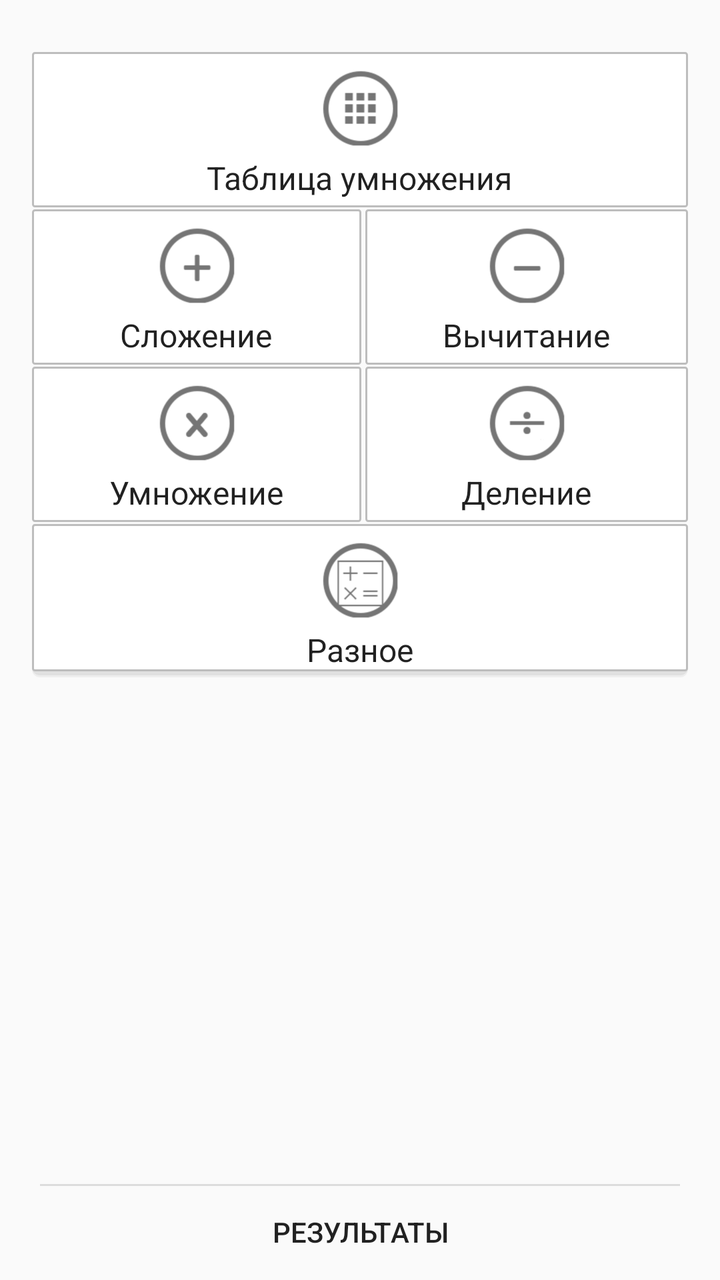
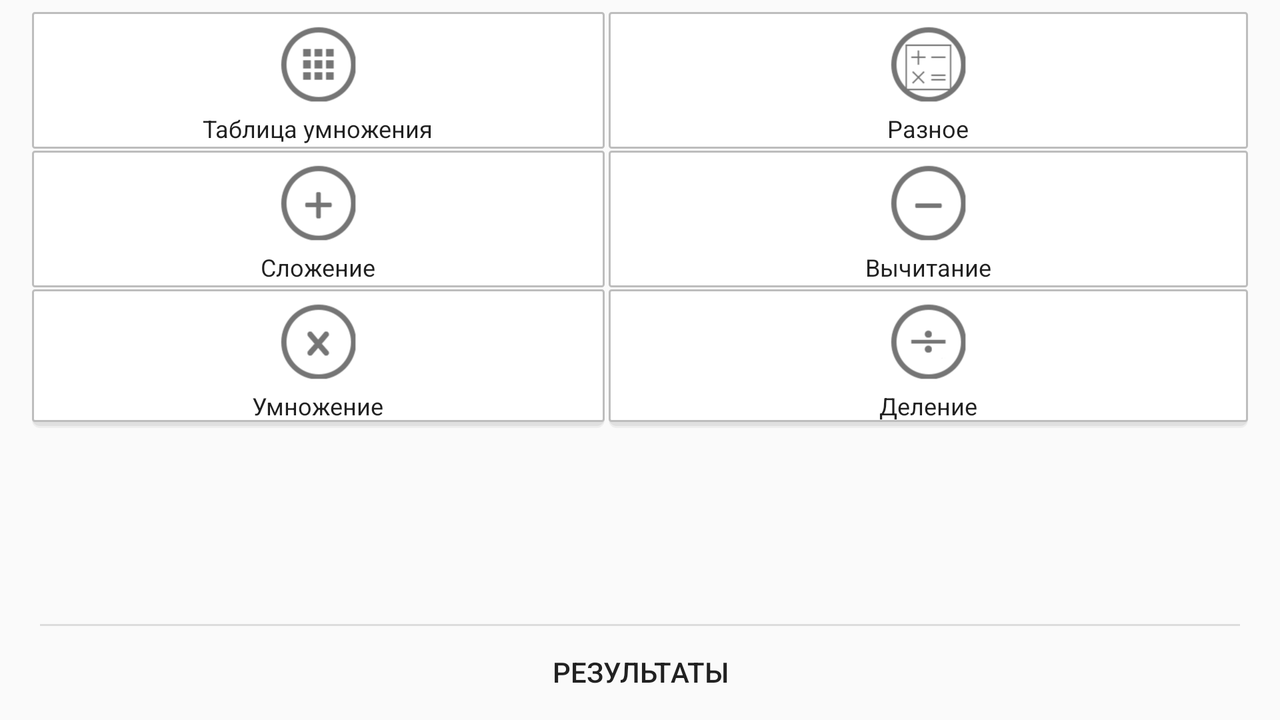

An Android layout and its configuration variant, each rendered on a device that would load it. The default file and the variant file are quoted in full after the pictures.
<!-- AndroidManifest.xml: application theme AppTheme -->
<!-- res/layout/activity_my.xml -->
<LinearLayout xmlns:android="http://schemas.android.com/apk/res/android"
    xmlns:tools="http://schemas.android.com/tools"
    android:layout_width="match_parent"
    android:layout_height="match_parent"
    android:background="@color/gray_50"
    android:orientation="vertical"
    android:paddingLeft="@dimen/activity_horizontal_margin"
    android:paddingRight="@dimen/activity_horizontal_margin"
    android:paddingTop="@dimen/activity_vertical_margin"
    tools:context=".MyActivity">

    <TableLayout
        android:layout_width="fill_parent"
        android:layout_height="wrap_content"
        android:layout_gravity="center_horizontal"
        android:layout_marginTop="@dimen/margin_ten">

        <TableRow>

            <RelativeLayout xmlns:android="http://schemas.android.com/apk/res/android"
                android:id="@+id/training_table_multiplication"
                android:layout_width="match_parent"
                android:layout_height="wrap_content"
                android:layout_span="2"
                android:layout_weight="1"
                android:background="@drawable/layout_training"
                android:onClick="startActivity"
                android:orientation="vertical">

                <ImageView
                    android:id="@+id/image_table_multiplication"
                    android:layout_width="wrap_content"
                    android:layout_height="wrap_content"
                    android:layout_alignParentTop="true"
                    android:layout_centerHorizontal="true"
                    android:layout_marginTop="@dimen/margin_four"
                    android:src="@mipmap/table" />

                <TextView
                    android:layout_width="wrap_content"
                    android:layout_height="wrap_content"
                    android:layout_below="@+id/image_table_multiplication"
                    android:layout_centerHorizontal="true"
                    android:text="@string/title_table_multiplication"
                    android:textColor="@color/primary_text_default_material_light"
                    android:layout_marginBottom="@dimen/margin_four"
                    android:textSize="@dimen/text_size_sixteen" />
            </RelativeLayout>
        </TableRow>

        <TableRow
            android:layout_width="match_parent"
            android:layout_height="match_parent"
            android:layout_marginTop="1dp">

            <RelativeLayout xmlns:android="http://schemas.android.com/apk/res/android"
                android:id="@+id/training_sum"
                android:layout_width="match_parent"
                android:layout_height="wrap_content"
                android:layout_marginRight="1dp"
                android:layout_span="1"
                android:layout_weight="1"
                android:background="@drawable/layout_training"
                android:onClick="startActivity"
                android:orientation="vertical">

                <ImageView
                    android:id="@+id/image_sum"
                    android:layout_width="wrap_content"
                    android:layout_height="wrap_content"
                    android:layout_alignParentTop="true"
                    android:layout_centerHorizontal="true"
                    android:layout_marginTop="@dimen/margin_four"
                    android:src="@mipmap/plus_sign" />

                <TextView
                    android:layout_width="wrap_content"
                    android:layout_height="wrap_content"
                    android:layout_below="@+id/image_sum"
                    android:layout_centerHorizontal="true"
                    android:layout_marginBottom="@dimen/margin_four"
                    android:text="@string/title_sum"
                    android:textColor="@color/primary_text_default_material_light"
                    android:textSize="@dimen/text_size_sixteen" />
            </RelativeLayout>

            <RelativeLayout xmlns:android="http://schemas.android.com/apk/res/android"
                android:id="@+id/training_subtraction"
                android:layout_width="match_parent"
                android:layout_height="wrap_content"
                android:layout_marginLeft="1dp"
                android:layout_span="1"
                android:layout_weight="1"
                android:background="@drawable/layout_training"
                android:onClick="startActivity"
                android:orientation="vertical">

                <ImageView
                    android:id="@+id/image_subtraction"
                    android:layout_width="wrap_content"
                    android:layout_height="wrap_content"
                    android:layout_centerHorizontal="true"
                    android:layout_marginTop="@dimen/margin_four"
                    android:src="@mipmap/minus" />

                <TextView
                    android:layout_width="wrap_content"
                    android:layout_height="wrap_content"
                    android:layout_below="@+id/image_subtraction"
                    android:layout_centerHorizontal="true"
                    android:layout_marginBottom="@dimen/margin_four"
                    android:text="@string/title_subtraction"
                    android:textColor="@color/primary_text_default_material_light"
                    android:textSize="@dimen/text_size_sixteen" />
            </RelativeLayout>
        </TableRow>

        <TableRow
            android:layout_width="match_parent"
            android:layout_height="match_parent"
            android:layout_marginTop="1dp">

            <RelativeLayout xmlns:android="http://schemas.android.com/apk/res/android"
                android:id="@+id/training_multiplication"
                android:layout_width="match_parent"
                android:layout_height="wrap_content"
                android:layout_marginRight="1dp"
                android:layout_span="1"
                android:layout_weight="1"
                android:background="@drawable/layout_training"
                android:onClick="startActivity"
                android:orientation="vertical">

                <ImageView
                    android:id="@+id/image_multiplication"
                    android:layout_width="wrap_content"
                    android:layout_height="wrap_content"
                    android:layout_alignParentTop="true"
                    android:layout_centerHorizontal="true"
                    android:layout_marginTop="@dimen/margin_four"
                    android:src="@mipmap/multiplication" />

                <TextView
                    android:layout_width="wrap_content"
                    android:layout_height="wrap_content"
                    android:layout_below="@+id/image_multiplication"
                    android:layout_centerHorizontal="true"
                    android:layout_marginBottom="@dimen/margin_four"
                    android:text="@string/title_multiplication"
                    android:textColor="@color/primary_text_default_material_light"
                    android:textSize="@dimen/text_size_sixteen" />
            </RelativeLayout>

            <RelativeLayout xmlns:android="http://schemas.android.com/apk/res/android"
                android:id="@+id/training_division"
                android:layout_width="match_parent"
                android:layout_height="wrap_content"
                android:layout_marginLeft="1dp"
                android:layout_span="1"
                android:layout_weight="1"
                android:background="@drawable/layout_training"
                android:onClick="startActivity"
                android:orientation="vertical">

                <ImageView
                    android:id="@+id/image_division"
                    android:layout_width="wrap_content"
                    android:layout_height="wrap_content"
                    android:layout_alignParentTop="true"
                    android:layout_centerHorizontal="true"
                    android:layout_marginTop="@dimen/margin_four"
                    android:src="@mipmap/division" />

                <TextView
                    android:layout_width="wrap_content"
                    android:layout_height="wrap_content"
                    android:layout_below="@+id/image_division"
                    android:layout_centerHorizontal="true"
                    android:layout_marginBottom="@dimen/margin_four"
                    android:text="@string/title_division"
                    android:textColor="@color/primary_text_default_material_light"
                    android:textSize="@dimen/text_size_sixteen" />
            </RelativeLayout>
        </TableRow>

        <TableRow
            android:layout_width="match_parent"
            android:layout_height="match_parent"
            android:layout_marginTop="1dp">

            <RelativeLayout xmlns:android="http://schemas.android.com/apk/res/android"
                android:id="@+id/training_multi"
                android:layout_width="match_parent"
                android:layout_height="wrap_content"
                android:layout_span="2"
                android:layout_weight="1"
                android:background="@drawable/layout_training_shadow"
                android:onClick="startActivity"
                android:orientation="vertical">

                <ImageView
                    android:id="@+id/image_multi"
                    android:layout_width="wrap_content"
                    android:layout_height="wrap_content"
                    android:layout_alignParentTop="true"
                    android:layout_centerHorizontal="true"
                    android:layout_marginTop="@dimen/margin_four"
                    android:src="@mipmap/other" />

                <TextView
                    android:layout_width="wrap_content"
                    android:layout_height="wrap_content"
                    android:layout_below="@+id/image_multi"
                    android:layout_centerHorizontal="true"
                    android:layout_marginBottom="@dimen/margin_four"
                    android:text="@string/title_multi"
                    android:textColor="@color/primary_text_default_material_light"
                    android:textSize="@dimen/text_size_sixteen" />
            </RelativeLayout>
        </TableRow>
    </TableLayout>

    <RelativeLayout xmlns:android="http://schemas.android.com/apk/res/android"
        android:layout_width="match_parent"
        android:layout_height="match_parent"
        android:layout_alignParentBottom="true">

        <View
            android:layout_width="match_parent"
            android:layout_height="1dip"
            android:layout_alignTop="@+id/button_results"
            android:layout_marginLeft="4dip"
            android:layout_marginRight="4dip"
            android:background="?android:attr/dividerVertical" />

        <Button
            android:id="@+id/button_results"
            android:layout_width="match_parent"
            android:layout_height="wrap_content"
            android:layout_alignParentBottom="true"
            android:background="?android:attr/selectableItemBackground"
            android:onClick="startActivity"
            android:text="@string/title_results" />
    </RelativeLayout>
</LinearLayout>
<!-- resources referenced by this layout -->
<resources>
  <color name="gray_50">#FAFAFA</color>
  <dimen name="activity_horizontal_margin">16dp</dimen>
  <dimen name="activity_vertical_margin">16dp</dimen>
  <dimen name="margin_four">4dp</dimen>
  <dimen name="margin_ten">10dp</dimen>
  <dimen name="text_size_sixteen">16sp</dimen>
  <!-- drawable layout_training (drawable) -->
  <?xml version="1.0" encoding="utf-8"?>
  <selector xmlns:android="http://schemas.android.com/apk/res/android">
      <item android:state_pressed="false">
          <layer-list>
              
              <item>
                  <shape android:shape="rectangle">
                      <solid android:color="@android:color/white"/>
                      <corners android:radius="1dp"/>
                      <stroke android:width="1dp" android:color="@color/gray_400" />
                  </shape>
              </item>
          </layer-list>
      </item>
      
      <item android:state_pressed="true" >
          <layer-list>
              <item>
                  <shape android:shape="rectangle">
                      <corners android:radius="1dp"/>
                      <solid android:color="@color/gray_200"/>
                      <stroke android:width="1dp" android:color="@color/gray_400" />
                  </shape>
              </item>
          </layer-list>
      </item>
  </selector>
  <!-- drawable layout_training_shadow (drawable) -->
  <?xml version="1.0" encoding="utf-8"?>
  <selector xmlns:android="http://schemas.android.com/apk/res/android">
      <item android:state_pressed="false">
          <layer-list>
              
              <item android:bottom="1dp">
                  <shape android:shape="rectangle">
                      <solid android:color="@color/gray_200" />
                      <corners android:radius="4dp"/>
                  </shape>
              </item>
              <item android:bottom="2dp">
                  <shape android:shape="rectangle">
                      <solid android:color="@color/gray_300" />
                      <corners android:radius="4dp"/>
                  </shape>
              </item>
              
              <item android:bottom="4dp">
                  <shape android:shape="rectangle">
                      <solid android:color="@android:color/white"/>
                      <corners android:radius="1dp"/>
                      <stroke android:width="1dp" android:color="@color/gray_400" />
                  </shape>
              </item>
          </layer-list>
      </item>
      
      <item android:state_pressed="true" >
          <layer-list>
              <item>
                  <shape android:shape="rectangle">
                      <corners android:radius="1dp"/>
                      <solid android:color="@color/gray_200"/>
                      <stroke android:width="1dp" android:color="@color/gray_400" />
                  </shape>
              </item>
          </layer-list>
      </item>
  </selector>
  <!-- mipmap division: png bitmap (mipmap, 1205 bytes) -->
  <!-- mipmap minus: png bitmap (mipmap, 1123 bytes) -->
  <!-- mipmap multiplication: png bitmap (mipmap, 1275 bytes) -->
  <!-- mipmap other: png bitmap (mipmap, 1374 bytes) -->
  <!-- mipmap plus_sign: png bitmap (mipmap, 1195 bytes) -->
  <!-- mipmap table: png bitmap (mipmap, 1408 bytes) -->
  <string name="title_division">Деление</string>
  <string name="title_multi">Разное</string>
  <string name="title_multiplication">Умножение</string>
  <string name="title_results">РЕЗУЛЬТАТЫ</string>
  <string name="title_subtraction">Вычитание</string>
  <string name="title_sum">Сложение</string>
  <string name="title_table_multiplication">Таблица умножения</string>
  <style name="AppTheme" parent="Theme.AppCompat.Light">
  
      </style>
  <color name="gray_400">#BDBDBD</color>
  <color name="gray_200">#EEEEEE</color>
  <color name="gray_300">#E0E0E0</color>
</resources>
<!-- res/layout-land/activity_my.xml (the repository's variant of the layout above) -->
<!-- drawn on the phone turned sideways -->
<LinearLayout xmlns:android="http://schemas.android.com/apk/res/android"
    xmlns:tools="http://schemas.android.com/tools"
    android:layout_width="match_parent"
    android:layout_height="match_parent"
    android:background="@color/gray_50"
    android:orientation="vertical"
    android:paddingLeft="16dp"
    android:paddingRight="16dp"
    android:paddingTop="@dimen/margin_two"
    tools:context=".MyActivity">

    <TableLayout
        android:layout_width="fill_parent"
        android:layout_height="wrap_content"
        android:layout_gravity="center_horizontal"
        android:layout_marginTop="@dimen/margin_four">

        <TableRow>

            <RelativeLayout xmlns:android="http://schemas.android.com/apk/res/android"
                android:id="@+id/training_table_multiplication"
                android:layout_width="wrap_content"
                android:layout_height="wrap_content"
                android:layout_marginRight="@dimen/margin_one"
                android:layout_span="1"
                android:layout_weight="2"
                android:background="@drawable/layout_training"
                android:onClick="startActivity"
                android:orientation="vertical">

                <ImageView
                    android:id="@+id/image_table_multiplication"
                    android:layout_width="wrap_content"
                    android:layout_height="wrap_content"
                    android:layout_alignParentTop="true"
                    android:layout_centerHorizontal="true"
                    android:layout_marginTop="@dimen/margin_two"
                    android:src="@mipmap/table" />

                <TextView
                    android:layout_width="wrap_content"
                    android:layout_height="wrap_content"
                    android:layout_below="@+id/image_table_multiplication"
                    android:layout_centerHorizontal="true"
                    android:layout_marginBottom="@dimen/margin_two"
                    android:text="@string/title_table_multiplication"
                    android:textColor="@color/primary_text_default_material_light"
                    android:textSize="@dimen/text_size_twelve" />
            </RelativeLayout>

            <RelativeLayout xmlns:android="http://schemas.android.com/apk/res/android"
                android:id="@+id/training_multi"
                android:layout_width="wrap_content"
                android:layout_height="wrap_content"
                android:layout_marginLeft="@dimen/margin_one"
                android:layout_span="1"
                android:layout_weight="3"
                android:background="@drawable/layout_training"
                android:onClick="startActivity"
                android:orientation="vertical">

                <ImageView
                    android:id="@+id/image_multi"
                    android:layout_width="wrap_content"
                    android:layout_height="wrap_content"
                    android:layout_alignParentTop="true"
                    android:layout_centerHorizontal="true"
                    android:layout_marginTop="@dimen/margin_two"
                    android:src="@mipmap/other" />

                <TextView
                    android:layout_width="wrap_content"
                    android:layout_height="wrap_content"
                    android:layout_below="@+id/image_multi"
                    android:layout_centerHorizontal="true"
                    android:layout_marginBottom="@dimen/margin_two"
                    android:text="@string/title_multi"
                    android:textColor="@color/primary_text_default_material_light"
                    android:textSize="@dimen/text_size_twelve" />
            </RelativeLayout>
        </TableRow>

        <TableRow
            android:layout_width="match_parent"
            android:layout_height="match_parent"
            android:layout_marginTop="@dimen/margin_one">

            <RelativeLayout xmlns:android="http://schemas.android.com/apk/res/android"
                android:id="@+id/training_sum"
                android:layout_width="wrap_content"
                android:layout_height="wrap_content"
                android:layout_marginRight="@dimen/margin_one"
                android:layout_span="1"
                android:layout_weight="2"
                android:background="@drawable/layout_training"
                android:onClick="startActivity"
                android:orientation="vertical">

                <ImageView
                    android:id="@+id/image_sum"
                    android:layout_width="wrap_content"
                    android:layout_height="wrap_content"
                    android:layout_alignParentTop="true"
                    android:layout_centerHorizontal="true"
                    android:layout_marginTop="@dimen/margin_two"
                    android:src="@mipmap/plus_sign" />

                <TextView
                    android:layout_width="wrap_content"
                    android:layout_height="wrap_content"
                    android:layout_below="@+id/image_sum"
                    android:layout_centerHorizontal="true"
                    android:layout_marginBottom="@dimen/margin_two"
                    android:text="@string/title_sum"
                    android:textColor="@color/primary_text_default_material_light"
                    android:textSize="@dimen/text_size_twelve" />
            </RelativeLayout>

            <RelativeLayout xmlns:android="http://schemas.android.com/apk/res/android"
                android:id="@+id/training_subtraction"
                android:layout_width="wrap_content"
                android:layout_height="wrap_content"
                android:layout_marginLeft="@dimen/margin_one"
                android:layout_span="1"
                android:layout_weight="3"
                android:background="@drawable/layout_training"
                android:onClick="startActivity"
                android:orientation="vertical">

                <ImageView
                    android:id="@+id/image_subtraction"
                    android:layout_width="wrap_content"
                    android:layout_height="wrap_content"
                    android:layout_centerHorizontal="true"
                    android:layout_marginTop="@dimen/margin_two"
                    android:src="@mipmap/minus" />

                <TextView
                    android:layout_width="wrap_content"
                    android:layout_height="wrap_content"
                    android:layout_below="@+id/image_subtraction"
                    android:layout_centerHorizontal="true"
                    android:layout_marginBottom="@dimen/margin_two"
                    android:text="@string/title_subtraction"
                    android:textColor="@color/primary_text_default_material_light"
                    android:textSize="@dimen/text_size_twelve" />
            </RelativeLayout>
        </TableRow>

        <TableRow
            android:layout_width="match_parent"
            android:layout_height="match_parent"
            android:layout_marginTop="1dp">

            <RelativeLayout xmlns:android="http://schemas.android.com/apk/res/android"
                android:id="@+id/training_multiplication"
                android:layout_width="wrap_content"
                android:layout_height="wrap_content"
                android:layout_marginRight="@dimen/margin_one"
                android:layout_span="1"
                android:layout_weight="2"
                android:background="@drawable/layout_training_shadow"
                android:onClick="startActivity"
                android:orientation="vertical">

                <ImageView
                    android:id="@+id/image_multiplication"
                    android:layout_width="wrap_content"
                    android:layout_height="wrap_content"
                    android:layout_alignParentTop="true"
                    android:layout_centerHorizontal="true"
                    android:layout_marginTop="@dimen/margin_two"
                    android:src="@mipmap/multiplication" />

                <TextView
                    android:layout_width="wrap_content"
                    android:layout_height="wrap_content"
                    android:layout_below="@+id/image_multiplication"
                    android:layout_centerHorizontal="true"
                    android:layout_marginBottom="@dimen/margin_four"
                    android:text="@string/title_multiplication"
                    android:textColor="@color/primary_text_default_material_light"
                    android:textSize="@dimen/text_size_twelve" />
            </RelativeLayout>

            <RelativeLayout xmlns:android="http://schemas.android.com/apk/res/android"
                android:id="@+id/training_division"
                android:layout_width="wrap_content"
                android:layout_height="wrap_content"
                android:layout_marginLeft="1dp"
                android:layout_span="1"
                android:layout_weight="3"
                android:background="@drawable/layout_training_shadow"
                android:onClick="startActivity"
                android:orientation="vertical">

                <ImageView
                    android:id="@+id/image_division"
                    android:layout_width="wrap_content"
                    android:layout_height="wrap_content"
                    android:layout_alignParentTop="true"
                    android:layout_centerHorizontal="true"
                    android:layout_marginTop="@dimen/margin_two"
                    android:src="@mipmap/division" />

                <TextView
                    android:layout_width="wrap_content"
                    android:layout_height="wrap_content"
                    android:layout_below="@+id/image_division"
                    android:layout_centerHorizontal="true"
                    android:layout_marginBottom="@dimen/margin_four"
                    android:text="@string/title_division"
                    android:textColor="@color/primary_text_default_material_light"
                    android:textSize="@dimen/text_size_twelve" />
            </RelativeLayout>
        </TableRow>
    </TableLayout>

    <RelativeLayout xmlns:android="http://schemas.android.com/apk/res/android"
        android:layout_width="match_parent"
        android:layout_height="match_parent"
        android:layout_alignParentBottom="true">

        <View
            android:layout_width="match_parent"
            android:layout_height="1dip"
            android:layout_alignTop="@+id/button_results"
            android:layout_marginLeft="4dip"
            android:layout_marginRight="4dip"
            android:background="?android:attr/dividerVertical" />

        <Button
            android:id="@+id/button_results"
            android:layout_width="match_parent"
            android:layout_height="wrap_content"
            android:layout_alignParentBottom="true"
            android:background="?android:attr/selectableItemBackground"
            android:onClick="startActivity"
            android:text="@string/title_results" />
    </RelativeLayout>
</LinearLayout>
<!-- resources referenced by the variant -->
<!-- as the phone turned sideways resolves them -->
<resources>
  <color name="gray_50">#FAFAFA</color>
  <dimen name="margin_four">4dp</dimen>
  <dimen name="margin_one">1dp</dimen>
  <dimen name="margin_two">2dp</dimen>
  <dimen name="text_size_twelve">12sp</dimen>
  <!-- drawable layout_training (drawable) -->
  <?xml version="1.0" encoding="utf-8"?>
  <selector xmlns:android="http://schemas.android.com/apk/res/android">
      <item android:state_pressed="false">
          <layer-list>
              
              <item>
                  <shape android:shape="rectangle">
                      <solid android:color="@android:color/white"/>
                      <corners android:radius="1dp"/>
                      <stroke android:width="1dp" android:color="@color/gray_400" />
                  </shape>
              </item>
          </layer-list>
      </item>
      
      <item android:state_pressed="true" >
          <layer-list>
              <item>
                  <shape android:shape="rectangle">
                      <corners android:radius="1dp"/>
                      <solid android:color="@color/gray_200"/>
                      <stroke android:width="1dp" android:color="@color/gray_400" />
                  </shape>
              </item>
          </layer-list>
      </item>
  </selector>
  <!-- drawable layout_training_shadow (drawable) -->
  <?xml version="1.0" encoding="utf-8"?>
  <selector xmlns:android="http://schemas.android.com/apk/res/android">
      <item android:state_pressed="false">
          <layer-list>
              
              <item android:bottom="1dp">
                  <shape android:shape="rectangle">
                      <solid android:color="@color/gray_200" />
                      <corners android:radius="4dp"/>
                  </shape>
              </item>
              <item android:bottom="2dp">
                  <shape android:shape="rectangle">
                      <solid android:color="@color/gray_300" />
                      <corners android:radius="4dp"/>
                  </shape>
              </item>
              
              <item android:bottom="4dp">
                  <shape android:shape="rectangle">
                      <solid android:color="@android:color/white"/>
                      <corners android:radius="1dp"/>
                      <stroke android:width="1dp" android:color="@color/gray_400" />
                  </shape>
              </item>
          </layer-list>
      </item>
      
      <item android:state_pressed="true" >
          <layer-list>
              <item>
                  <shape android:shape="rectangle">
                      <corners android:radius="1dp"/>
                      <solid android:color="@color/gray_200"/>
                      <stroke android:width="1dp" android:color="@color/gray_400" />
                  </shape>
              </item>
          </layer-list>
      </item>
  </selector>
  <!-- mipmap division: png bitmap (mipmap, 1205 bytes) -->
  <!-- mipmap minus: png bitmap (mipmap, 1123 bytes) -->
  <!-- mipmap multiplication: png bitmap (mipmap, 1275 bytes) -->
  <!-- mipmap other: png bitmap (mipmap, 1374 bytes) -->
  <!-- mipmap plus_sign: png bitmap (mipmap, 1195 bytes) -->
  <!-- mipmap table: png bitmap (mipmap, 1408 bytes) -->
  <string name="title_division">Деление</string>
  <string name="title_multi">Разное</string>
  <string name="title_multiplication">Умножение</string>
  <string name="title_results">РЕЗУЛЬТАТЫ</string>
  <string name="title_subtraction">Вычитание</string>
  <string name="title_sum">Сложение</string>
  <string name="title_table_multiplication">Таблица умножения</string>
  <style name="AppTheme" parent="Theme.AppCompat.Light">
  
      </style>
  <color name="gray_400">#BDBDBD</color>
  <color name="gray_200">#EEEEEE</color>
  <color name="gray_300">#E0E0E0</color>
</resources>
